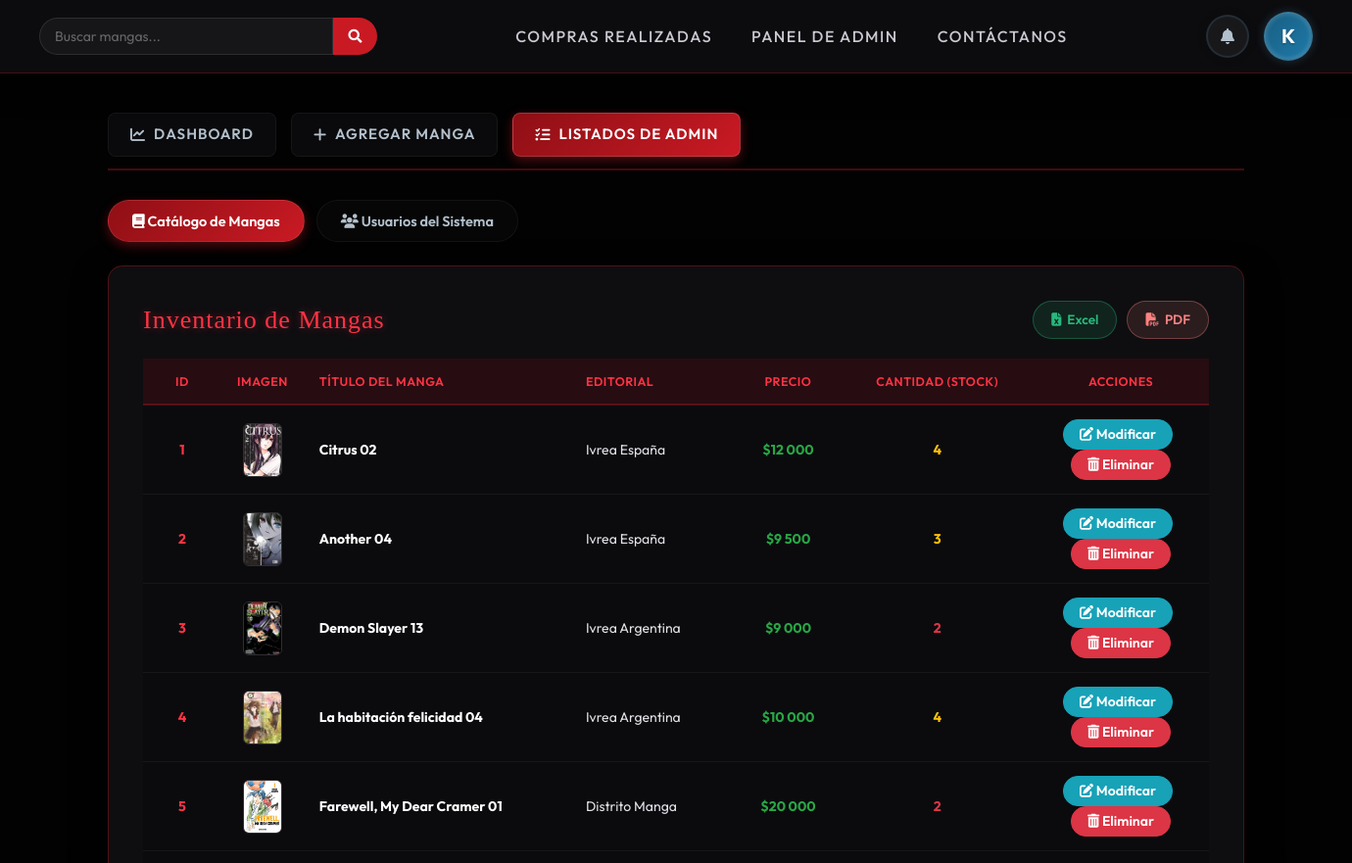
Page /listar_productos/ (signed in, upper part) on the earlier database version.
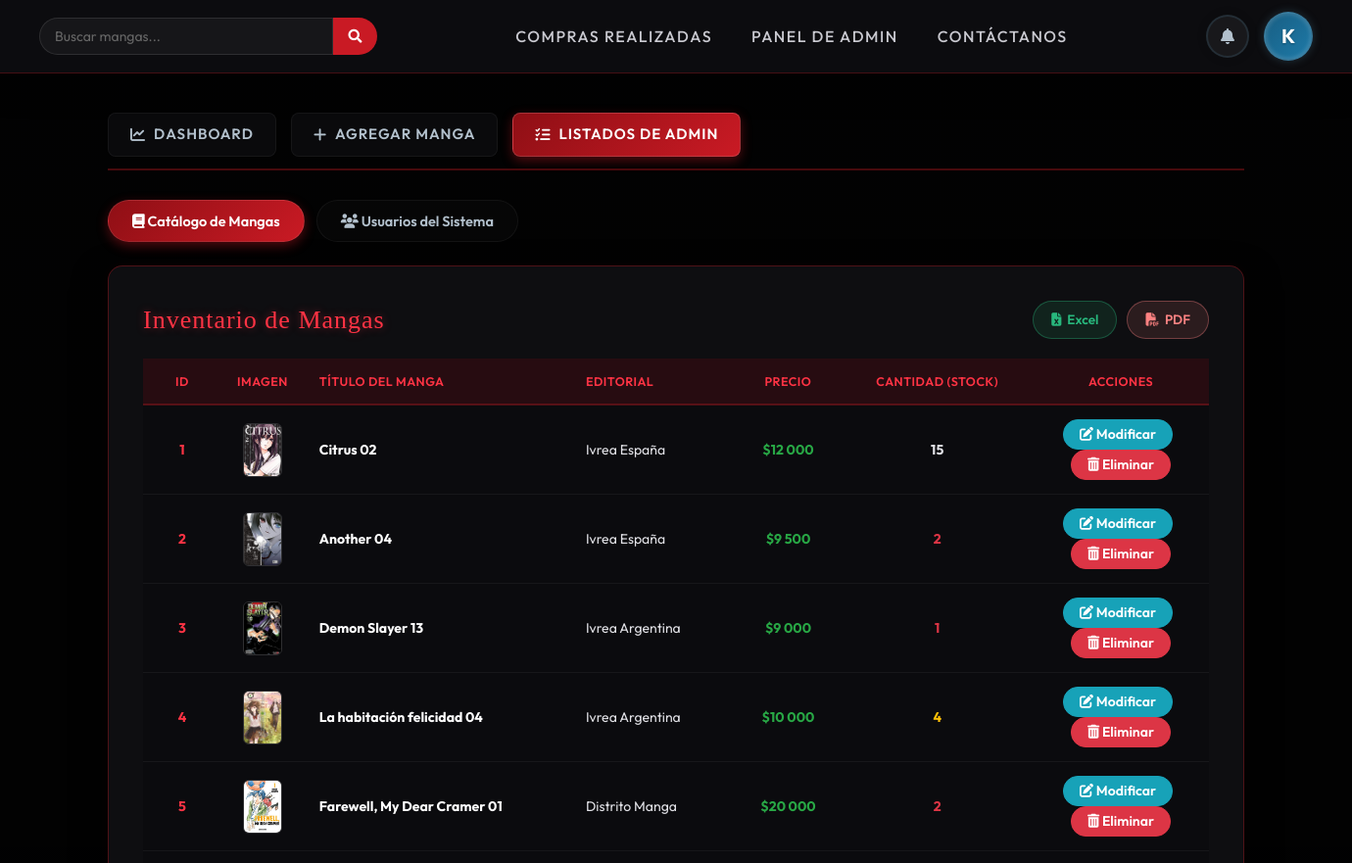
Same page on the later database version.
### app/models.py (models this page shows, shortened)
class Manga(models.Model):
    id = models.CharField(primary_key=True,max_length=6, verbose_name ="Id") #llave primaria
    titulo = models.CharField(max_length=50, verbose_name ="Título")
    imagen = models.ImageField(upload_to='imagenes/', verbose_name ="Imagenes" ,null=True)
    editorial = models.CharField(max_length=50, verbose_name ="Editotial")
    precio = models.IntegerField(verbose_name ="Precio")
    descripcion = models.TextField(max_length=1000, verbose_name ="Descripción")
    cantidad = models.IntegerField(verbose_name ="Cantidad")
    descuento = models.IntegerField(default=0, verbose_name="Descuento (%)")

### app/views.py (the view)
# urls.py: path('listar_productos/', listar_productos, name="listar_productos"),
@login_required
def listar_productos(request):
    if not request.user.is_staff:
        return redirect('MangaLords')
    mangas = Manga.objects.all()
    usuarios = []
    for u in User.objects.all():
        profile = getattr(u, 'registrousuario', None)
        if profile:
            nombres = f"{profile.nombres} {profile.apellidos}"
            email = profile.email
            telefono = profile.telefono
        else:
            nombres = f"{u.first_name} {u.last_name}".strip() or u.username
            email = u.email
            telefono = '-'
        usuarios.append({
            'username': u.username,
            'nombres': nombres,
            'email': email,
            'telefono': telefono,
            'is_staff': u.is_staff,
        })
    data = {
        'mangas': mangas,
        'usuarios': usuarios
    }
    return render(request, 'app/crud/listar.html', data)

### app/context_processors.py (called while the page is built, shortened)
def cart_counter(request):
    total_items = 0
    return {
        'cart_total_items': total_items
    }

def notifications_processor(request):
    if request.user.is_authenticated:
        notifs = Notificacion.objects.filter(user=request.user).order_by('-fecha_creacion')
        unread_count = notifs.filter(leido=False).count()
        return {
            'header_notifications': notifs[:15],  # Mostrar las últimas 15 en el panel
            'unread_notifications_count': unread_count
        }
    return {
        'header_notifications': [],
        'unread_notifications_count': 0
    }

### app/templates/app/crud/listar.html (shortened to what the changed rows need)
{% extends 'app/admin.html' %}
{% load static %}
{% load humanize %}
{% block admin_contenido %}
<div class="tab-content" id="adminTabsContent">
    <div class="tab-pane fade show active" id="mangas" role="tabpanel" aria-labelledby="mangas-tab">
        <div class="admin-card">
            <div class="action-panel-header">
                <h2 class="admin-title">Inventario de Mangas</h2>
            </div>
            <div class="table-container">
                <table class="admin-table table-responsive-sm">
                    <thead>
                        <tr class="mangas-header">
                            <th class="text-center" style="width: 80px;">ID</th>
                            <th class="text-center" style="width: 70px;">Imagen</th>
                            <th>Título del Manga</th>
                            <th>Editorial</th>
                            <th class="text-center">Precio</th>
                            <th class="text-center">Cantidad (Stock)</th>
                            <th class="text-center" style="width: 180px;">Acciones</th>
                        </tr>
                    </thead>
                    <tbody>
                        {% for p in mangas %}
                            <tr>
                                <td class="text-center font-weight-bold" style="color: #ff3344;">{{ p.id }}</td>
                                <td class="text-center">
                                    {% if p.imagen %}
                                        <img src="{{ p.imagen.url }}" alt="{{ p.titulo }}" class="list-preview-img">
                                    {% else %}
                                        <div class="list-no-img mx-auto">
                                            <i class="fa-solid fa-image"></i>
                                        </div>
                                    {% endif %}
                                </td>
                                <td class="font-weight-bold" style="color: #ffffff;">{{ p.titulo }}</td>
                                <td>{{ p.editorial }}</td>
                                <td class="text-center font-weight-bold text-success">${{ p.precio | intcomma }}</td>
                                <td class="text-center font-weight-bold {% if p.cantidad <= 2 %}text-danger{% elif p.cantidad <= 5 %}text-warning{% endif %}">
                                    {{ p.cantidad }}
                                </td>
                                <td class="text-center">
                                    <a href="{% url 'modificar_manga' p.id %}" class="btn btn-info btn-sm px-3" style="border-radius: 15px; font-weight: 600;">
                                        <i class="fa-solid fa-edit"></i> Modificar
                                    </a>
                                    <a href="{% url 'eliminar_producto' p.id %}" class="btn btn-danger btn-sm px-3" style="border-radius: 15px; font-weight: 600;" onclick="return confirm('¿Estás seguro de que deseas eliminar este manga?')">
                                        <i class="fa-solid fa-trash-can"></i> Eliminar
                                    </a>
                                </td>
                            </tr>
                        {% empty %}
                            <tr>
                                <td colspan="7" class="text-center text-muted py-4">No hay mangas registrados en el inventario.</td>
                            </tr>
                        {% endfor %}
                    </tbody>
                </table>
            </div>
        </div>
    </div>
</div>
{% endblock %}

Differences in the rows shown:
changed Manga "Citrus 02": cantidad "4" → "15"
changed Manga "Another 04": cantidad "3" → "2"
changed Manga "Demon Slayer 13": cantidad "2" → "1"
